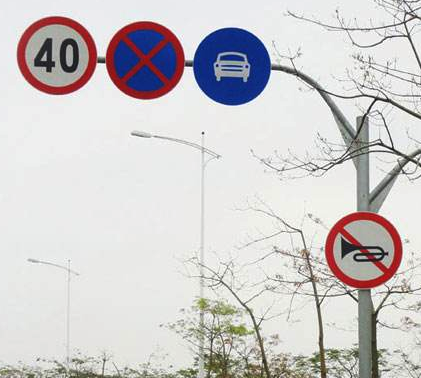
#> input picture picture/sign.jpeg, 421 x 378 px
$ jupyter execute 10-case3.ipynb
#> lines starting #> are read from the running program, lines starting #| are printed output that depends on the picture; after the words box and inside, x2 and y2 are one past the last pixel; in counts of white or black regions, pixels touching at a corner belong together
[cell 1]
#直线检测
import cv2
from matplotlib import pyplot as plt
import numpy as np

img=cv2.imread("../picture/sign.jpeg")
#> img is the input picture: shape (378, 421, 3); mean B, G, R 203.7, 203.1, 206.2
gray_img=cv2.cvtColor(img, cv2.COLOR_RGB2GRAY)
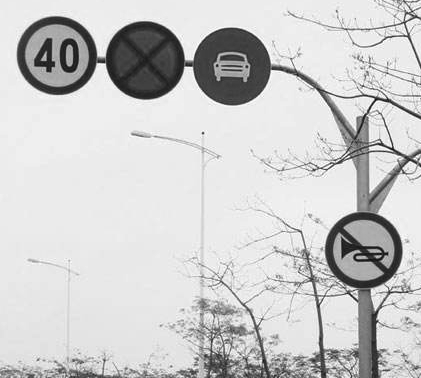
#> gray_img: shape (378, 421); min 13, max 255, mean 203.6
show_img=gray_img.copy()

#Canny的阈值
param1=50
param2=100

#Canny边缘检测边缘检测
edges = cv2.Canny(gray_img, param1, param2)
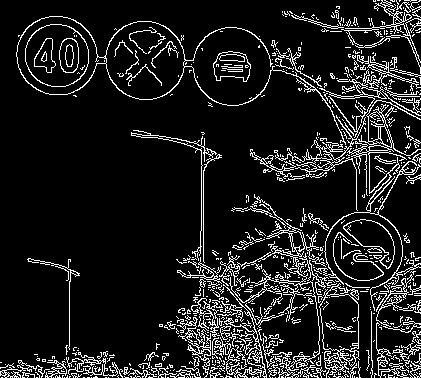
#> edges: shape (378, 421); 11.6% white in thin lines or dots
#对二值图像进行反转  黑白颠倒
edges=cv2.bitwise_not(edges)
#> edges: shape (378, 421); 88.4% white; black in thin lines or dots

#构造空白图像
clean_img=np.ones_like(show_img)

# 霍夫圆变换
circles = cv2.HoughCircles(gray_img,cv2.HOUGH_GRADIENT,1,
80,param1=param1,param2=param2,minRadius=20,maxRadius=60)
#> circles = [[363.5, 249.5, 30.4]]

# 将检测的圆画出来
for i in circles[0, :]:
    cv2.circle(show_img, (i[0], i[1]), i[2], (0, 255, 0), 2)
    cv2.circle(clean_img, (i[0], i[1]), i[2], (0, 255, 0), 2)
#> this loop made 1 pass
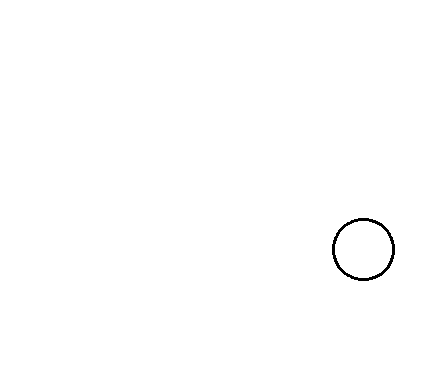
#> clean_img: shape (378, 421); values 0 (black) and 1 (white), 99.6% white; black in thin lines or dots, all inside (x1, y1, x2, y2) = (332, 218, 395, 281)
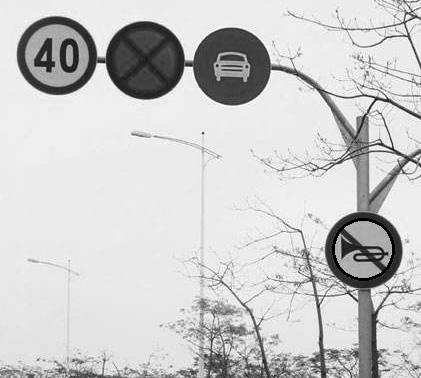
#> show_img: shape (378, 421); 0.35% of pixels changed, all inside (x1, y1, x2, y2) = (332, 218, 395, 281)


plt.subplot(221)
plt.imshow(gray_img,cmap=plt.cm.gray)
plt.title("(A)")

plt.subplot(222)
plt.imshow(edges,cmap=plt.cm.gray)
plt.title("(B)")


plt.subplot(223)
plt.imshow(clean_img,cmap=plt.cm.gray)
plt.title("(C)")

plt.subplot(224)
plt.imshow(show_img,cmap=plt.cm.gray)
plt.title("(D)")


plt.tight_layout()

$ run again, with picture/60.jpeg copied over picture/sign.jpeg
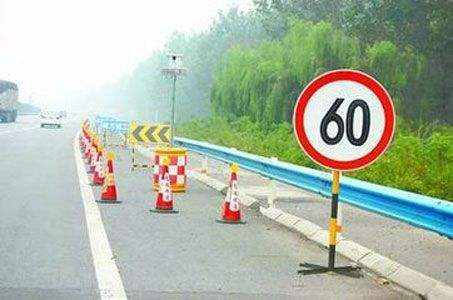
#> input picture picture/60.jpeg, 453 x 300 px
#> img is the input picture: shape (300, 453, 3); mean B, G, R 168.5, 185.7, 174.2
#> `edges = cv2.Canny(gray_img, param1, param2)`:
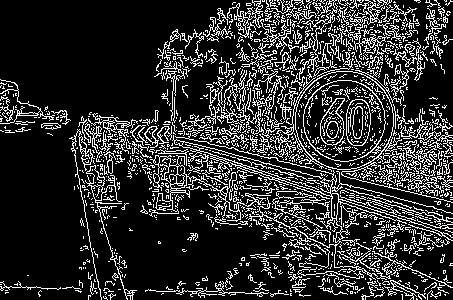
#> edges: shape (300, 453); 18.6% white in thin lines or dots
#> circles = [[343.5, 119.5, 49.5]]
#> the loop `for i in circles[0, :]:` made 1 pass
#> after the loop `for i in circles[0, :]:`:
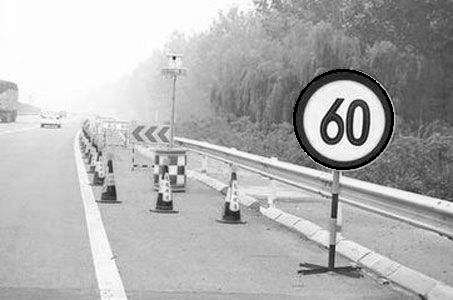
#> show_img: shape (300, 453); min 0, max 255, mean 178.5
